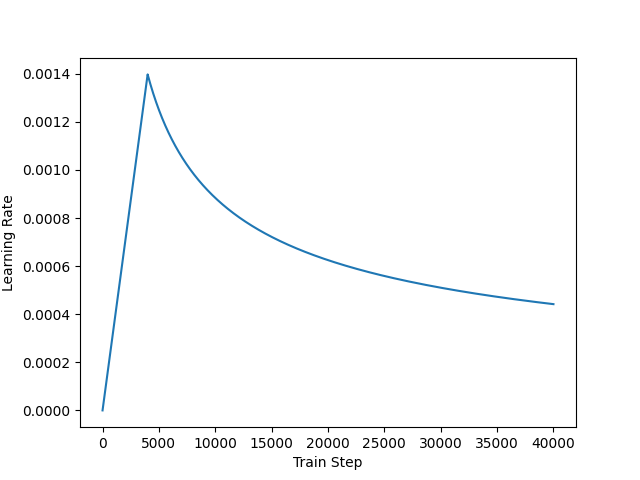

This chart was generated by the following Python code:
import tensorflow as tf
import matplotlib.pyplot as plt

class CustomSchedule(tf.keras.optimizers.schedules.LearningRateSchedule):
    def __init__(self, d_model, warmup_steps=4000):
        super().__init__()

        self.d_model = d_model
        self.d_model = tf.cast(self.d_model, tf.float32)

        self.warmup_steps = warmup_steps

    def __call__(self, step):
        arg1 = tf.math.rsqrt(step)
        arg2 = step * (self.warmup_steps ** -1.5)

        return tf.math.rsqrt(self.d_model) * tf.math.minimum(arg1, arg2)

if __name__ == '__main__':
    d_model = 128
    temp_learning_rate_schedule = CustomSchedule(d_model)
    plt.plot(temp_learning_rate_schedule(tf.range(40000, dtype=tf.float32)))
    plt.ylabel("Learning Rate")
    plt.xlabel("Train Step")
    plt.savefig("custom_schedule.png")
